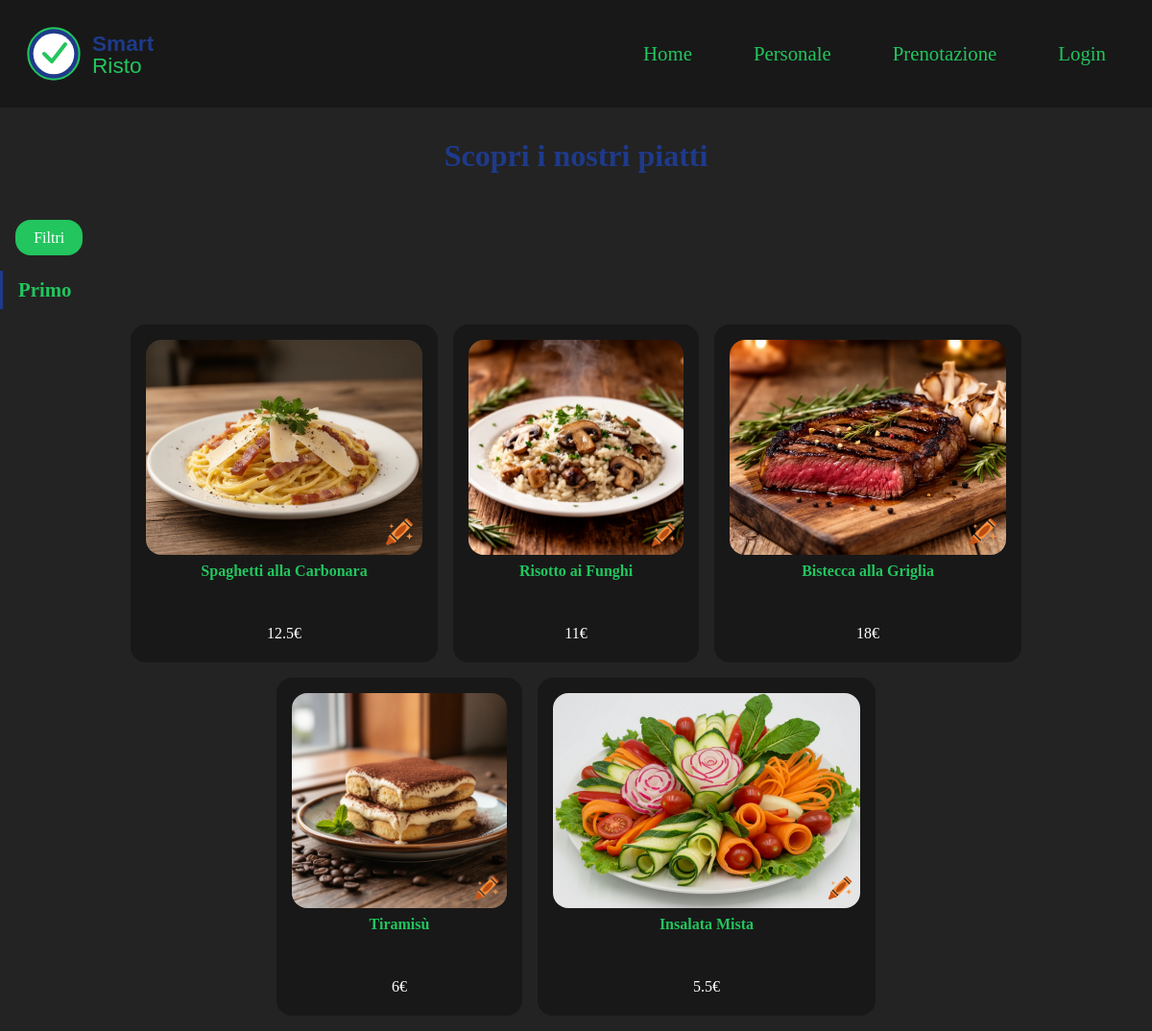
The page /sito/index.php on the database its author committed.
### tables this page shows
CREATE TABLE Piatti(
    IDPiatto INT(2) UNSIGNED ZEROFILL AUTO_INCREMENT NOT NULL PRIMARY KEY,
    Nome VARCHAR(40) NOT NULL,
    Prezzo FLOAT(4,2) NOT NULL,
    Immagine VARCHAR(7) NOT NULL,
    INDEX(IDPiatto),
    CHECK (Prezzo > 0)
);

### sito/index.php (the view, shortened to what this page needs)
<?php
try {
    include("inc/startConn.php");
?>
<html lang="it">
    <head>
        <link rel="stylesheet" href="css/style.css">
        <link rel="stylesheet" href="css/index.css">
        <link rel="stylesheet" href="css/card.css">
    </head>
    <body>
        <?php include("inc/header.php"); ?>
        <h1 class="titoloPagina">Scopri i nostri piatti</h1>
        <div class="filtri-contenitore">
            <label for="filtri" class="bottone-filtri">Filtri</label>
        </div>
        <?php
        $categorie = ['Antipasto', 'Primo', 'Secondo', 'Contorno', 'Dessert', 'Bevanda'];
        foreach($categorie as $categoria){
            $sql = "SELECT * FROM piatti WHERE Categoria = ?";
            $params = [$categoria];
            $results = $conn->prepare($sql);
            $results->execute($params);
            if($results->rowCount() < 1) continue;
            $tabella = $results->fetchAll(PDO::FETCH_ASSOC);
            echo "<h2 class='categoria-titolo'>{$categoria}</h2>";
            echo "<div class='card-container'>";
            foreach($tabella as $piatto){
                echo "  <a href='visualizzaPiatto.php?idPiatto={$piatto['IDPiatto']}'>";
                echo "      <div class='card'>";
                echo "          <img class='card-img' src='img/piatti/{$piatto['Immagine']}'>";
                echo "          <h2 class='card-titolo'>{$piatto['Nome']}</h2>";
                echo "          <p class='card-testo'>{$piatto['Prezzo']}€</p>";
                echo "      </div>";
                echo "  </a>";
            }
            echo "</div>";
        }
        ?>
    </body>
</html>
<?php
} catch(PDOException $e){
    echo "<h2 style='color:red; font-weight:bold'>".$e->getMessage()."</h2>";
}
?>

### sito/css/style.css (style rules this page uses)
:root { --nero: #181818; --nero-chiaro: #232323; --blu: #1e3a8a; --verde: #22c55e; --bianco: #ffffff; }
* { margin: 0; padding: 0; box-sizing: border-box; }
body { background: var(--nero-chiaro); }
body .titoloPagina { color: var(--blu); text-align: center; justify-content: center; padding: 2rem; }

### sito/css/index.css (style rules this page uses)
:root { --nero: #181818; --nero-chiaro: #232323; --blu: #1e3a8a; --verde: #22c55e; --bianco: #ffffff; }
.filtri-contenitore { display:flex; align-items:center; gap:1rem; margin:1rem; }
.bottone-filtri { padding: 0.6rem 1.2rem; color: var(--bianco); background: var(--verde); border-radius: 1rem; cursor: pointer; }
.card-container { display: grid; grid-template-columns: repeat(3, minmax(0, 26rem)); justify-content: center; gap: 1.5rem; padding: 1.5rem 2rem; max-width: 90rem; margin: 0 auto; }
.card-container .card { width: 100%; }
.categoria-titolo { color: var(--verde); font-size: 1.3rem; font-weight: 600; padding: 0.5rem 2rem; max-width: 90rem; margin: 1rem auto 0; border-left: 3px solid var(--blu); padding-left: 1rem; }
.card-container .card { width: 100%; height: 22rem; display: flex; flex-direction: column; }
.card-container .card-img { width: 100%; height: 14rem; object-fit: cover; border-radius: 1rem; flex-shrink: 0; }
.card-container .card-titolo { flex: 1; display: -webkit-box; -webkit-line-clamp: 2; -webkit-box-orient: vertical; overflow: hidden; font-size: 1rem; }
.card-container .card-testo { flex-shrink: 0; padding-bottom: 0.3rem; }

### sito/css/card.css (style rules this page uses)
:root { --nero: #181818; --nero-chiaro: #232323; --blu: #1e3a8a; --verde: #22c55e; --bianco: #ffffff; }
.card-container { display: flex; gap: 1rem; padding: 1rem; flex-wrap: wrap; }
.card-container a { text-decoration: none; }
.card { background: var(--nero); width: 30rem; border-radius: 1rem; padding: 1rem; align-items: center; }
.card-img { width: 100%; height: 15rem; border-radius: 1rem; object-fit: cover; }
.card-titolo { color: var(--verde); text-align: center; padding: 0.5rem; }
.card-testo { color: var(--bianco); text-align: center; }

### sito/css/header.css (style rules this page uses)
:root { --nero: #181818; --nero-chiaro: #232323; --blu: #1e3a8a; --verde: #22c55e; --bianco: #ffffff; }

### rows shown on the page
piatti: Immagine (picture), Nome "Spaghetti alla Carbonara", Prezzo "12.5"
piatti: Immagine (picture), Nome "Risotto ai Funghi", Prezzo "11"
piatti: Immagine (picture), Nome "Bistecca alla Griglia", Prezzo "18"
piatti: Immagine (picture), Nome "Tiramisù", Prezzo "6"
piatti: Immagine (picture), Nome "Insalata Mista", Prezzo "5.5"

### other values the page prints
$categoria "Primo"
